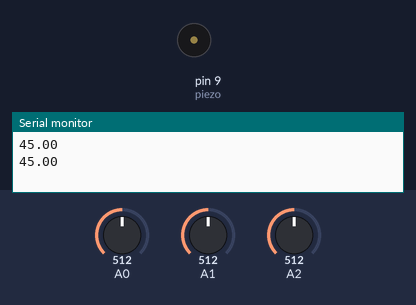
A sketch run on a simulated Arduino Uno, built with avr-gcc and run on an emulated ATmega328P. Shown: buzzer (waves = sounding), the last lines printed to the serial monitor. Inputs (shaded band) come from the test bench; at power-on: A1 = 512, A0 = 512, A2 = 512.

Above: at 1.8 s.
1.9 s: A1 set to 344
3.4 s: A1 set to 321
At 4.6 s:
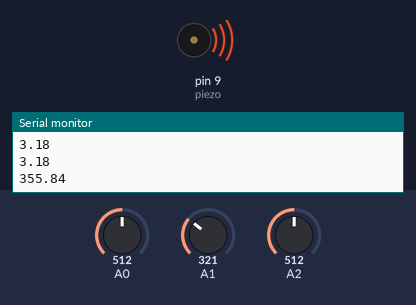
8.5 s: A1 set to 412
At 10.0 s:
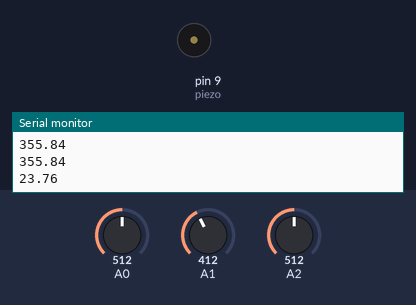
Timing chart, 0 to 11.5 s (numbered marks = the images above; inputs shaded):
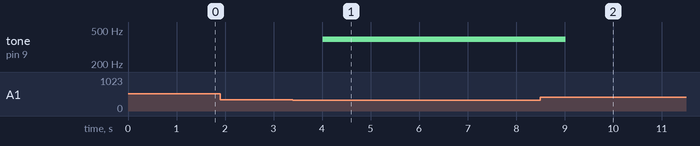

Measured:
- the behaviour switches between 335 and 334 on A1 (found by bisection; images 0 and 1)
- after the input at 3.4 s, tone on pin 9 (piezo): silent → 392 Hz after 0.61 s
- after the input at 8.5 s, tone on pin 9 (piezo): 392 Hz → silent after 0.52 s

The sketch:

Choker.ino
```cpp
#include<SoftwareSerial.h> // 블루투스 통신 사용 라이브러리

SoftwareSerial TestSerial(3, 2); // 3, 2 pin을 불루투스 핀으로 사용

int piezo = 9; // 피에조 부저
int curTime = 0; // millis 현재 시간
int pastTime = 0; // millis 과거 시간
int minVal = 265; // 최저값
int maxVal = 402; // 최고값
double x, y, z; // 축

void setup() {
  // 시리얼 통신의 속도를 9600으로 설정
  Serial.begin(9600);
  while (!Serial) {
    ; //시리얼통신이 연결되지 않았다면 코드 실행을 멈추고 무한 반복
  }
  //블루투스와 아두이노의 통신속도를 9600으로 설정
  TestSerial.begin(9600);

  pinMode(piezo, OUTPUT); // 피에조 사용
}

void loop() { //코드를 무한반복합니다.
  curTime = millis(); // 현재 시간 입력
  int xRead = analogRead(A2); // A2 값 읽기
  int yRead = analogRead(A1); // A1 값 읽기
  int zRead = analogRead(A0); // A0 값 읽기

  // x 구하는 코드
  int xAng = map(xRead, minVal, maxVal, -90, 90);
  int yAng = map(yRead, minVal, maxVal, -90, 90);
  int zAng = map(zRead, minVal, maxVal, -90, 90);
  x = RAD_TO_DEG * (atan2(-yAng, -zAng) + PI);

  //TestSerial.print(x);
  Serial.println(x); // x값 확인용 serial 모니터 사용

  if (x > 170) { // 거북목이 심할때
     TestSerial.print(1);  // 블루투스 통신으로 1을 보냄
     if (curTime > pastTime + 300) { // 0.3초가 지나면
      tone(piezo, 392); // 솔
      pastTime = curTime; // 과거값에 현재값 넣기
    }
  }

  else if (x >= 150 && x <= 170) { // 거북목이 보통
    TestSerial.print(2); // 블루투스 통신으로 2를 보냄
    if (curTime > pastTime + 500) { // 0.5초가 지나면
      tone(piezo, 256); // 도
      pastTime = curTime; // 과거값에 현재값 넣기
    }
   }
  else {
    TestSerial.print(3); // 블루투스 통신으로 3을 보냄
      noTone(piezo); // 소리끄기
    }
  delay(1000); // 딜레이 1초 주기
}
```
